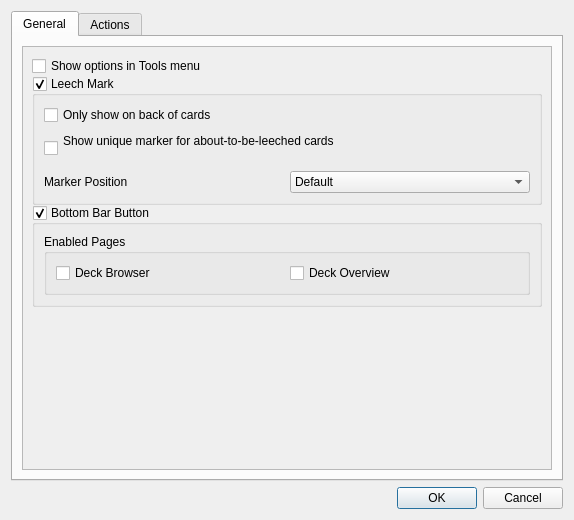
<?xml version="1.0" encoding="UTF-8"?>
<ui version="4.0">
 <class>OptionsDialog</class>
 <widget class="QDialog" name="OptionsDialog">
  <property name="windowModality">
   <enum>Qt::WindowModal</enum>
  </property>
  <property name="geometry">
   <rect>
       <x>0</x>
       <y>0</y>
       <width>574</width>
       <height>520</height>
   </rect>
  </property>
  <property name="windowTitle">
   <string>Leech Toolkit</string>
  </property>
  <layout class="QVBoxLayout" name="verticalLayout_4">
      <item>
          <widget class="QTabWidget" name="tabWidget">
              <property name="currentIndex">
                  <number>0</number>
              </property>
              <widget class="QWidget" name="generalTab">
                  <attribute name="title">
                      <string>General</string>
                  </attribute>
                  <layout class="QVBoxLayout" name="verticalLayout_3">
                      <property name="spacing">
                          <number>0</number>
                      </property>
                      <item>
                          <widget class="QScrollArea" name="OptionsScrollArea">
                              <property name="widgetResizable">
                                  <bool>true</bool>
                              </property>
                              <property name="alignment">
                                  <set>Qt::AlignLeading|Qt::AlignLeft|Qt::AlignTop</set>
                              </property>
                              <widget class="QWidget" name="OptionsScrollWidget">
                                  <property name="geometry">
                                      <rect>
                                          <x>0</x>
                                          <y>0</y>
                                          <width>530</width>
                                          <height>232</height>
                                      </rect>
                                  </property>
                                  <property name="sizePolicy">
                                      <sizepolicy hsizetype="Preferred" vsizetype="Maximum">
                                          <horstretch>0</horstretch>
                                          <verstretch>0</verstretch>
                                      </sizepolicy>
                                  </property>
                                  <layout class="QVBoxLayout" name="optionsScrollLayout">
                                      <property name="spacing">
                                          <number>0</number>
                                      </property>
                                      <item>
                                          <widget class="QCheckBox" name="toolsOptionsCheckBox">
                                              <property name="text">
                                                  <string>Show options in Tools menu</string>
                                              </property>
                                          </widget>
                                      </item>
                                      <item>
                                          <widget class="QGroupBox" name="markerGroup">
                                              <property name="toolTip">
                                                  <string>Show a marker on leech cards during review.</string>
                                              </property>
                                              <property name="title">
                                                  <string>Leech Mark</string>
                                              </property>
                                              <property name="checkable">
                                                  <bool>true</bool>
                                              </property>
                                              <layout class="QVBoxLayout" name="markerLayout">
                                                  <item>
                                                      <widget class="QCheckBox" name="almostBackCheckbox">
                                                          <property name="text">
                                                              <string>Only show on back of cards</string>
                                                          </property>
                                                      </widget>
                                                  </item>
                                                  <item>
                                                      <widget class="QCheckBox" name="almostCheckbox">
                                                          <property name="toolTip">
                                                              <string>When reviewing, displays a mark below the current
                                                                  card
                                                                  if
                                                                  it's about to be marked as a leech.
                                                              </string>
                                                          </property>
                                                          <property name="text">
                                                              <string>Show unique marker for about-to-be-leeched cards
                                                              </string>
                                                          </property>
                                                      </widget>
                                                  </item>
                                                  <item>
                                                      <layout class="QHBoxLayout" name="horizontalLayout_4">
                                                          <item>
                                                              <widget class="QLabel" name="almostLabel">
                                                                  <property name="text">
                                                                      <string>Marker Position</string>
                                                                  </property>
                                                              </widget>
                                                          </item>
                                                          <item>
                                                              <widget class="QComboBox" name="almostPosDropdown">
                                                                  <property name="sizePolicy">
                                                                      <sizepolicy hsizetype="Minimum" vsizetype="Fixed">
                                                                          <horstretch>0</horstretch>
                                                                          <verstretch>0</verstretch>
                                                                      </sizepolicy>
                                                                  </property>
                                                                  <item>
                                                                      <property name="text">
                                                                          <string>Default</string>
                                                                      </property>
                                                                  </item>
                  <item>
                   <property name="text">
                    <string>Left</string>
                   </property>
                  </item>
                  <item>
                   <property name="text">
                    <string>Right</string>
                   </property>
                  </item>
                 </widget>
                </item>
               </layout>
              </item>
             </layout>
            </widget>
           </item>
                                      <item>
                                          <widget class="QGroupBox" name="browseButtonGroup">
                                              <property name="toolTip">
                                                  <string>Shows a button on bottom bar whenever cards with the leech tag
                                                      are found in a deck.
                                                  </string>
                                              </property>
                                              <property name="title">
                                                  <string>Bottom Bar Button</string>
                                              </property>
                                              <property name="checkable">
                                                  <bool>true</bool>
                                              </property>
                                              <layout class="QVBoxLayout" name="verticalLayout">
                                                  <item>
                                                      <widget class="QGroupBox" name="leechButtonPagesGroup">
                                                          <property name="title">
                                                              <string>Enabled Pages</string>
                                                          </property>
                                                          <layout class="QHBoxLayout" name="leechButtonPagesLayout">
                                                              <item>
                                                                  <widget class="QCheckBox"
                                                                          name="browseButtonBrowserCheckbox">
                                                                      <property name="text">
                                                                          <string>Deck Browser</string>
                                                                      </property>
                                                                  </widget>
                                                              </item>
                                                              <item>
                                                                  <widget class="QCheckBox"
                                                                          name="browseButtonOverviewCheckbox">
                                                                      <property name="text">
                                                                          <string>Deck Overview</string>
                                                                      </property>
                  </widget>
                 </item>
                </layout>
               </widget>
              </item>
             </layout>
            </widget>
           </item>
          </layout>
         </widget>
        </widget>
       </item>
      </layout>
     </widget>
     <widget class="QWidget" name="actionsTab">
      <attribute name="title">
       <string>Actions</string>
      </attribute>
      <layout class="QVBoxLayout" name="verticalLayout_5">
       <item>
           <widget class="QScrollArea" name="ActionsScrollArea">
               <property name="sizePolicy">
                   <sizepolicy hsizetype="Minimum" vsizetype="Expanding">
                       <horstretch>0</horstretch>
                       <verstretch>0</verstretch>
                   </sizepolicy>
               </property>
               <property name="widgetResizable">
                   <bool>true</bool>
               </property>
               <property name="alignment">
                   <set>Qt::AlignLeading|Qt::AlignLeft|Qt::AlignTop</set>
               </property>
               <widget class="QWidget" name="ActionsScrollWidget">
                   <property name="geometry">
                       <rect>
                           <x>0</x>
                           <y>0</y>
                           <width>530</width>
                           <height>16</height>
                       </rect>
                   </property>
                   <property name="sizePolicy">
                       <sizepolicy hsizetype="Preferred" vsizetype="Fixed">
                           <horstretch>0</horstretch>
                           <verstretch>0</verstretch>
                       </sizepolicy>
                   </property>
                   <layout class="QVBoxLayout" name="verticalLayout_6">
                       <property name="leftMargin">
                           <number>0</number>
                       </property>
                       <property name="topMargin">
                           <number>0</number>
                       </property>
                       <property name="rightMargin">
                           <number>0</number>
                       </property>
                       <property name="bottomMargin">
                           <number>0</number>
                       </property>
                       <item>
                           <widget class="QFrame" name="actionsScrollFrame">
                               <property name="mouseTracking">
                                   <bool>true</bool>
                               </property>
                               <layout class="QVBoxLayout" name="actionsScrollLayout">
                                   <property name="topMargin">
                                       <number>0</number>
                                   </property>
                                   <property name="bottomMargin">
                                       <number>0</number>
                                   </property>
                               </layout>
                           </widget>
                       </item>
                   </layout>
               </widget>
           </widget>
       </item>
      </layout>
     </widget>
    </widget>
   </item>
   <item>
    <widget class="QDialogButtonBox" name="buttonBox">
     <property name="orientation">
      <enum>Qt::Horizontal</enum>
     </property>
     <property name="standardButtons">
      <set>QDialogButtonBox::Cancel|QDialogButtonBox::Ok</set>
     </property>
    </widget>
   </item>
  </layout>
 </widget>
 <resources/>
 <connections>
  <connection>
   <sender>buttonBox</sender>
   <signal>accepted()</signal>
   <receiver>OptionsDialog</receiver>
   <slot>accept()</slot>
   <hints>
    <hint type="sourcelabel">
     <x>248</x>
     <y>254</y>
    </hint>
    <hint type="destinationlabel">
     <x>157</x>
     <y>274</y>
    </hint>
   </hints>
  </connection>
  <connection>
   <sender>buttonBox</sender>
   <signal>rejected()</signal>
   <receiver>OptionsDialog</receiver>
   <slot>reject()</slot>
   <hints>
    <hint type="sourcelabel">
     <x>316</x>
     <y>260</y>
    </hint>
    <hint type="destinationlabel">
     <x>286</x>
     <y>274</y>
    </hint>
   </hints>
  </connection>
 </connections>
</ui>
